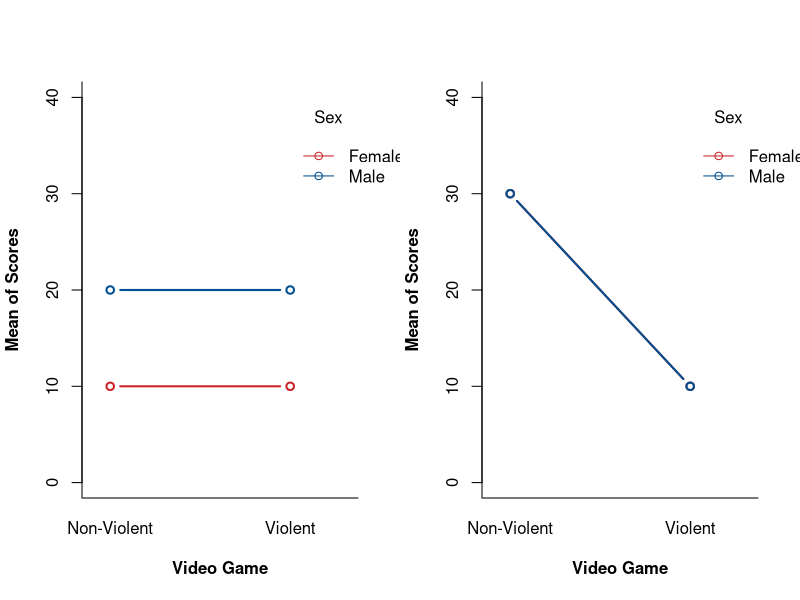
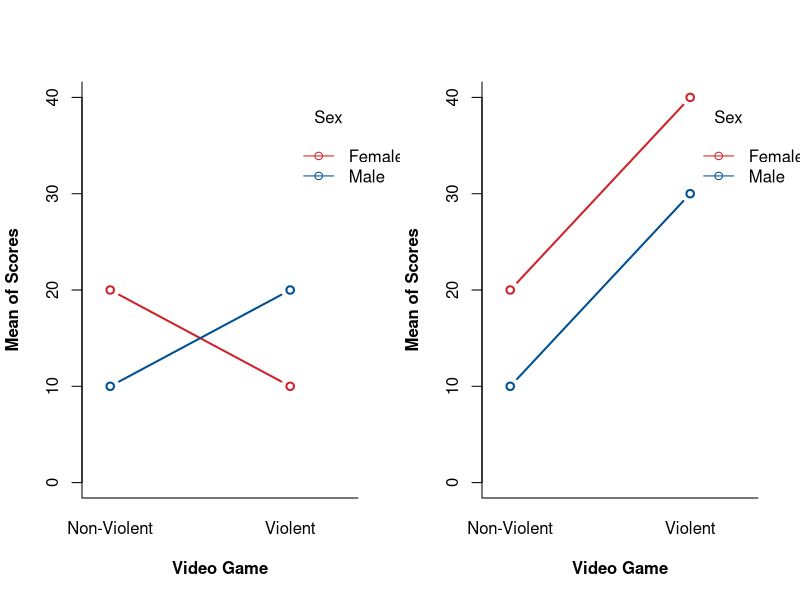
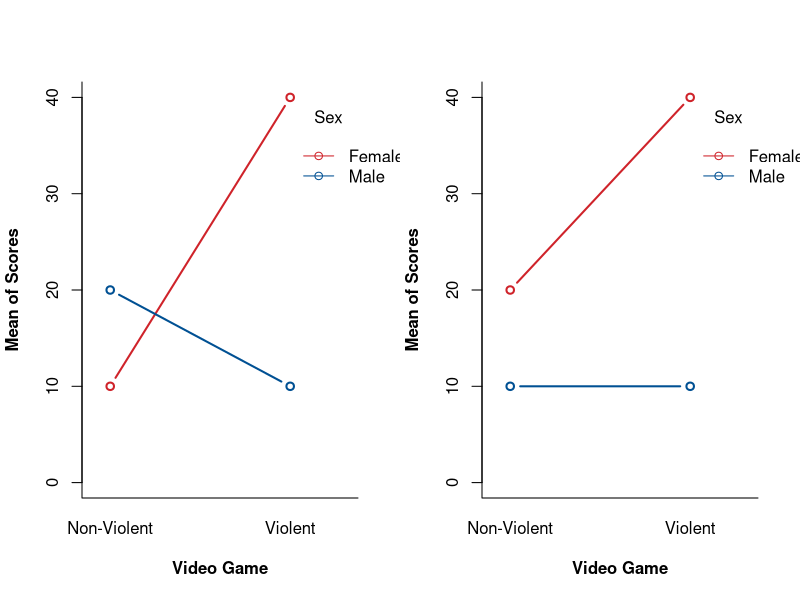
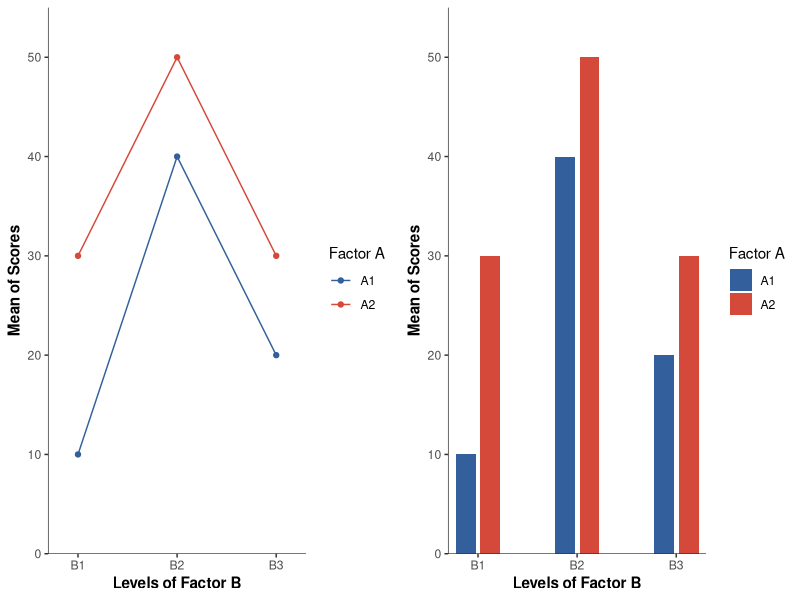
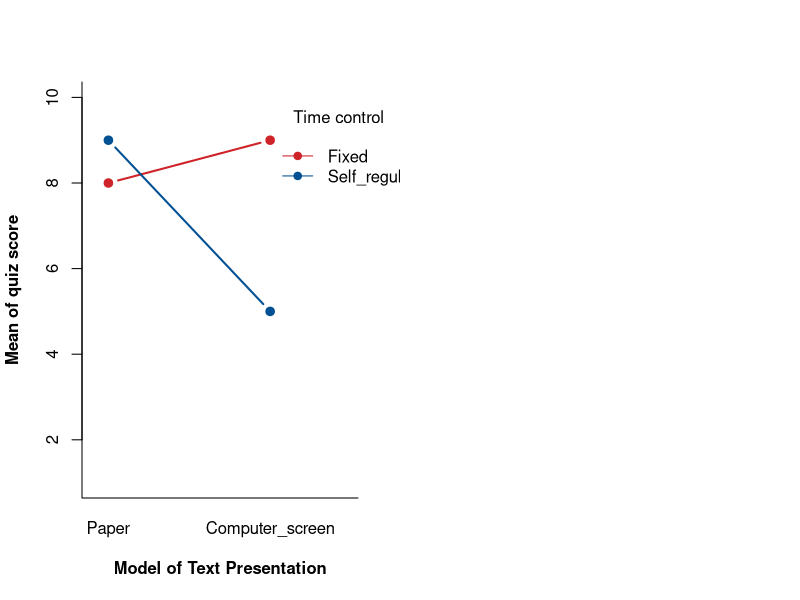

Generate these figures, in order, with R:
## ---- chunk 1
ff <- function(
Mean = c(7, 3, 9, 5),
rown = 2,
namer = c("Male", "Female"),
namec = c("Non-Violent", "Violent"),
yylim = c(0, 40)
){
Game <- rep(namec, each = rown)	
coln <- length(Mean) / rown
Sex <- rep(namer, coln)
interaction.plot(
  Game, Sex, Mean,
  ylim = yylim,
  type = "b",
  trace.label = "Sex",
  fixed = TRUE,
  xlab = "Video Game",
  ylab = "Mean of Scores", 
  pch = c(1, 1), 
  lty = c(1, 1), 
  bty = "l",
  font.lab = 2, 
  col = c("#cf232a", "#005093"),
  lwd = 2
  )
}
## ---- chunk 2
par(mfrow = c(1, 2))
ff(c(20, 10, 20, 10))
ff(c(30, 30, 10, 10))
## ---- chunk 3
par(mfrow = c(1, 2))
ff(c(10, 20, 20, 10))
ff(c(10, 20, 30, 40))
## ---- chunk 4
par(mfrow = c(1, 2))
ff(c(20, 10, 10, 40))
ff(c(10, 20, 10, 40))
## ---- chunk 5
data <- c(10, 30, 40, 50, 20, 30)
FactorA <- rep(c("A1", "A2"), 3)
FactorB <- rep(c("B1", "B2", "B3"), each = 2)
sample <- data.frame(
  factorA = FactorA,
  factorB = FactorB,
  score = data
  )
xtabs(score ~ factorA + factorB, data = sample)
## ---- chunk 6
library(ggplot2)
p1 <- ggplot(data = sample, stat="identity")  + 
aes(x = factorB, y= score, group = factorA, color = factorA) +
geom_line() + geom_point()+
scale_x_discrete(expand = c(0, 0.3)) +
scale_y_continuous(expand = c(0, 0), limits = c(0, 55)) +
scale_color_manual("Factor A", values = c("A1" = "#33609d", "A2" = "#d4493a")) +
xlab("Levels of Factor B") + ylab("Mean of Scores") +
theme(axis.title = element_text(face = "bold"),
  legend.key = element_blank(),
  panel.background = element_blank(),
  axis.line = element_line(colour = "black", size = 0.2)
  )

p2 <- ggplot(data = sample)  + 
aes(x = factorB, y = score, fill = factorA) +
geom_bar(width = 0.4, , stat = "identity", position = position_dodge(width = 0.5)) +
scale_x_discrete(expand=c(0, 0.3)) +
scale_y_continuous(expand = c(0, 0), limits = c(0, 55)) +
scale_fill_manual("Factor A", values = c("A1" = "#33609d", "A2" = "#d4493a")) +
xlab("Levels of Factor B") + ylab("Mean of Scores") +
theme(axis.title = element_text(face = "bold"),
      panel.background=element_blank(),
         axis.line = element_line(colour="black",size=0.2)
      )
gridExtra::grid.arrange(p1, p2, ncol = 2)
## ---- chunk 7
data <- c(
  11, 8,  9, 10, 7, 
  10, 7, 10,  6, 7, 
   4, 4,  8,  5, 4, 
  10, 6, 10, 10, 9)
TC <- rep(c(rep("Self_regulated", 5), rep("Fixed", 5)), 2) 
PM <- rep(c("Paper", "Computer_screen"), each = 10) 
sample <- data.frame(
  Time_control = TC,
  Presentation_mode = PM,
  score = data
  )
print(sample, row.names = FALSE)
## ---- chunk 8
attach(sample)
SST <- sum((score - mean(score))^2)
dft <- length(score) - 1
c(SST, dft)
detach(sample)
## ---- chunk 9
library(dplyr, quietly = TRUE)
dtbt <- sample %>% 
  group_by(Time_control, Presentation_mode) %>% 
  summarise(
  n = length(score),   
  M = mean(score), 
  T = sum(score), 
  SS = sum((score - mean(score))^2)
  )  
dtbt <- as.data.frame(dtbt) 
print(dtbt, row.names = FALSE)
## ---- chunk 10
attach(dtbt, warn.conflicts = FALSE)
SSbt <- sum(5 * (M - mean(M))^2)
dfbt <- length(M) - 1
SSwt <- sum(SS)
dfwt <- sum (n - 1)
detach(dtbt)
c(SSbt, dfbt, SSwt, dfwt)
## ---- chunk 11
dtA <- sample %>% 
  group_by(Time_control) %>% 
  summarise(
  n = length(score),   
  M = mean(score), 
  T = sum(score), 
  SS = sum((score - mean(score))^2)
  )  
dtA <- as.data.frame(dtA) 
print(dtA, row.names = FALSE)
## ---- chunk 12
attach(dtA, warn.conflicts = FALSE)
SSa <- sum(n * (M - mean(M))^2)
dfa <- nrow(dtA) - 1
detach(dtA)
c(SSa, dfa)
## ---- chunk 13
dtB <- sample %>% 
  group_by(Presentation_mode) %>% 
  summarise(
  n = length(score),   
  M = mean(score), 
  T = sum(score), 
  SS = sum((score - mean(score))^2)
  )  
dtB <- as.data.frame(dtB)
print(dtB, row.names = FALSE)
## ---- chunk 14
attach(dtB, warn.conflicts = FALSE)
SSb <- sum(n * (M - mean(M))^2)
dfb <- nrow(dtB) - 1
detach(dtB)
c(SSb, dfb)
## ---- chunk 15
SSab <- SSbt - SSa - SSa
dfab <- dfbt - dfa - dfb
c(SSab, dfab)
## ---- chunk 16
MSwt <- SSwt / dfwt
MSa <- SSa / dfa
MSb <- SSa / dfb
MSab <- SSab / dfab
c(MSwt, MSa, MSab)
## ---- chunk 17
Fa <- MSa / MSwt
Fb <- MSb / MSwt
Fab <- MSab / MSwt
c(Fa, Fb, Fab)
## ---- chunk 18
pFa <- pf(Fa, dfa, dfwt, lower.tail = FALSE)
pFb <- pf(Fb, dfb, dfwt, lower.tail = FALSE)
pFab <- pf(Fab, dfab, dfwt, lower.tail = FALSE)
c(pFa, pFb, pFab)
## ---- chunk 19
eta_sqr_a <- SSa / (SSa + SSwt)
eta_sqr_b <- SSb / (SSb + SSwt)
eta_sqr_ab <- SSab / (SSab + SSwt)
c(eta_sqr_a, eta_sqr_b, eta_sqr_ab)
## ---- chunk 20
res <- aov(score ~ Time_control * Presentation_mode, data = sample)
summary(res)
## ---- chunk 21
dtbt[, "Presentation_mode"] <- factor(
dtbt[, "Presentation_mode"], 
levels <- c("Paper", "Computer_screen"))
with(
  dtbt,
  interaction.plot(
    Presentation_mode, 
    Time_control, 
    M,
    type = "b",
    ylim = c(1, 10),
    trace.label = "Time control",
    fixed = FALSE,
    xlab = "Model of Text Presentation",
    ylab = "Mean of quiz score", 
    pch = c(19, 19), 
    lty = c(1, 1), 
    bty = "l",
    font.lab = 2, 
    col = c("#cf232a", "#005093"),
    lwd = 2
    )
  )
## ---- chunk 22
(ftc <- sample[sample$Time_control == "Self_regulated", ])
## ---- chunk 23

src <- tapply(ftc$score, ftc$Presentation_mode, mean)
SSsbt <- sum(5 * (src - mean(src))^2)
(MSsbt <- SSsbt / 1)
## ---- chunk 24
(F_ratio <- MSsbt / MSwt)
pf(F_ratio, 1, 16, lower.tail = FALSE)
## ---- chunk 25
data <- c(
  3, 8, 4,  0, 6, 1,  2, 4,
  8, 4, 1, 10, 5, 5, 10, 5 
  )
trt <- rep(LETTERS[1:2], each = 8)
sex <- c(
  "M", "F", "F", "M", "F", "M", "F", "M",
  "F", "F", "M", "F", "M", "M", "F", "M"
  )
sample <- data.frame(
  trt = trt,
  score = data,
  sex = sex
  )
print(sample, row.names = FALSE)
## ---- chunk 26
summary(aov(score ~ trt, data = sample))
summary(aov(score ~ trt + Error(sex), data = sample)) 
